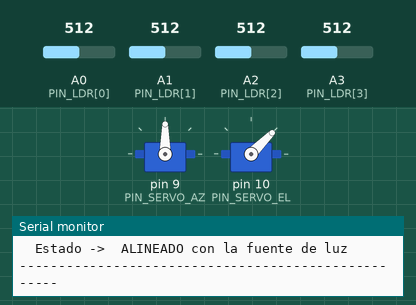
Simulated run of this sketch. Board: Arduino Uno, built with avr-gcc and run on an emulated ATmega328P. Shown: 2 × servo, the last lines printed to the serial monitor. The test bench sets the inputs (shaded band); at power-on: A0 (PIN_LDR[0]) = 512, A1 (PIN_LDR[1]) = 512, A3 (PIN_LDR[3]) = 512, A2 (PIN_LDR[2]) = 512.

Above: at 1.7 s.
1.8 s: A0 (PIN_LDR[0]) set to 534
4.0 s: A0 (PIN_LDR[0]) set to 560
At 5.04 s:
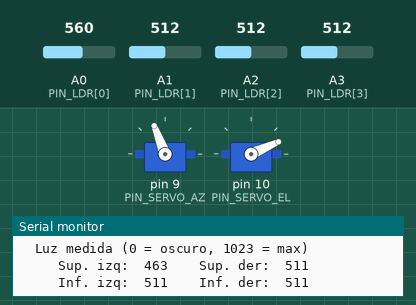
7.0 s: A1 (PIN_LDR[1]) set to 542
At 7.0 s:
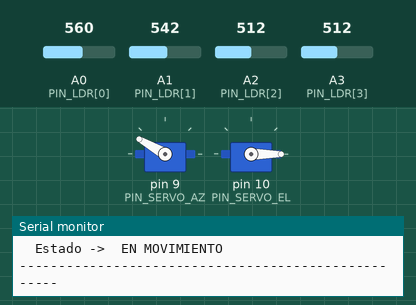
9.5 s: A3 (PIN_LDR[3]) set to 489
At 11.7 s:
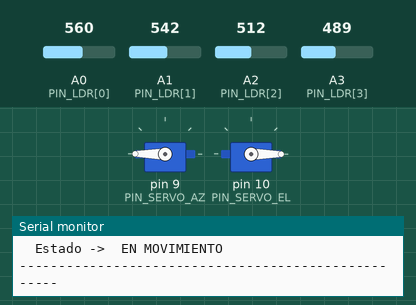
12.5 s: A2 (PIN_LDR[2]) set to 716
At 14.04 s:
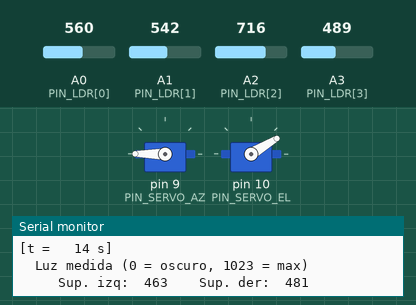
15.5 s: A2 (PIN_LDR[2]) set to 306
At 18.04 s:
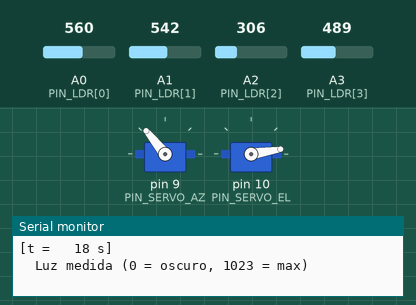
Timing chart, 0 to 21.0 s (numbered marks = the images above; inputs shaded):
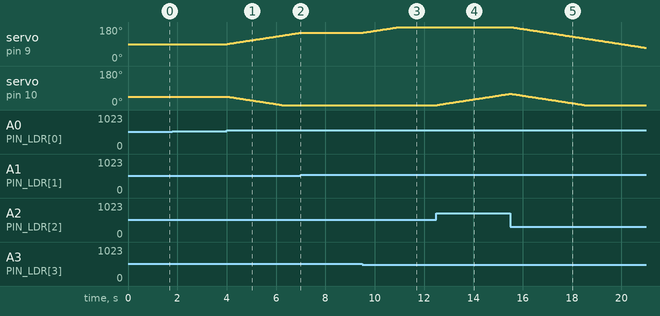

Measured:
- the behaviour switches between 542 and 543 on A0 (PIN_LDR[0]) (found by bisection; images 0 and 1)
- the behaviour switches between 529 and 530 on A1 (PIN_LDR[1]) (found by bisection; images 1 and 2)
- the behaviour switches between 500 and 499 on A3 (PIN_LDR[3]) (found by bisection; images 2 and 3)
- after the input at 4.0 s, servo on pin 9 (PIN_SERVO_AZ): moves from 90° to 150° over 3.0 s, starting at once; servo on pin 10 (PIN_SERVO_EL): moves from 45° to 0° over 2.2 s, starting at once
- after the input at 7.0 s, servo on pin 9 (PIN_SERVO_AZ): stays 150° (without the input it goes to 151° after 0.03 s)
- after the input at 9.5 s, servo on pin 9 (PIN_SERVO_AZ): moves from 150° to 180° over 1.4 s, starting at once
- after the input at 12.5 s, servo on pin 10 (PIN_SERVO_EL): moves from 0° to 60° over 3.0 s, starting at once
- after the input at 15.5 s, servo on pin 9 (PIN_SERVO_AZ): moves from 180° to 70° over 5.5 s, starting at once

The sketch:

seguidor_solar.ino
```cpp
/*
  Seguidor solar automático de dos ejes — Especialidad III
  Arduino Uno + 4 LDR + 2 servos SG90
  Control incremental con banda muerta (lazo cerrado)

  Orden LDR (vista frontal del panel):
    A0 = sup. izq   A1 = sup. der
    A2 = inf. izq   A3 = inf. der

  Monitor serie: 115200 baudios
  MODO_CSV = true  -> una linea por ciclo: t_ms,dH,dV,az,el (para graficar)
  MODO_CSV = false -> reporte legible cada 1 s
*/

#include <Servo.h>

// ---------------- Pines ----------------
const uint8_t PIN_LDR[4]   = {A0, A1, A2, A3};
const uint8_t PIN_SERVO_AZ = 9;
const uint8_t PIN_SERVO_EL = 10;

// ---------------- Control ----------------
const int BANDA_MUERTA      = 30;   // cuentas ADC (0-1023)
const int PASO              = 1;    // grados por ciclo
const unsigned long T_CICLO = 50;   // ms entre correcciones
const int SENTIDO_AZ        = +1;   // -1 si el montaje gira al revés
const int SENTIDO_EL        = +1;
const int AZ_MIN = 0, AZ_MAX = 180;
const int EL_MIN = 0, EL_MAX = 90;

// ---------------- Monitor serie ----------------
const unsigned long T_REPORTE = 1000;  // ms entre reportes
const bool MODO_CSV = false;           // true: salida CSV en cada ciclo

Servo servoAz, servoEl;
int az = 90, el = 45;                  // orientación inicial (grados)
unsigned long tCiclo = 0, tReporte = 0;
bool alineadoPrev = false;

// ---------- Utilidades de impresión ----------
void imprimirNum(long v, uint8_t ancho, bool conSigno) {
  char buf[12];
  if (conSigno) snprintf(buf, sizeof(buf), "%+ld", v);
  else          snprintf(buf, sizeof(buf), "%ld", v);
  for (int i = strlen(buf); i < ancho; i++) Serial.print(' ');
  Serial.print(buf);
}

void linea(char c) {
  for (int i = 0; i < 52; i++) Serial.print(c);
  Serial.println();
}

// Describe la acción de un eje
void imprimirEje(int d, int pos, int minPos, int maxPos,
                 const __FlashStringHelper* masLuz, const __FlashStringHelper* menosLuz) {
  imprimirNum(d, 5, true);
  if (abs(d) <= BANDA_MUERTA) {
    Serial.println(F("  -> equilibrado (en banda muerta)"));
    return;
  }
  bool tope = (pos == minPos || pos == maxPos);
  Serial.print(F("  -> mas luz "));
  Serial.print(d > 0 ? masLuz : menosLuz);
  Serial.println(tope ? F(" (TOPE alcanzado)") : F(", corrigiendo"));
}

void imprimirReporte(int luz[4], int dH, int dV, bool alineado) {
  Serial.print(F("[t = "));
  imprimirNum(millis() / 1000, 4, false);
  Serial.println(F(" s]"));

  Serial.println(F("  Luz medida (0 = oscuro, 1023 = max)"));
  Serial.print(F("     Sup. izq: ")); imprimirNum(luz[0], 4, false);
  Serial.print(F("    Sup. der: ")); imprimirNum(luz[1], 4, false); Serial.println();
  Serial.print(F("     Inf. izq: ")); imprimirNum(luz[2], 4, false);
  Serial.print(F("    Inf. der: ")); imprimirNum(luz[3], 4, false); Serial.println();

  Serial.println(F("  Diferencia de luz"));
  Serial.print(F("     Horizontal (der - izq): "));
  imprimirEje(dH, az, AZ_MIN, AZ_MAX, F("a la DERECHA"), F("a la IZQUIERDA"));
  Serial.print(F("     Vertical   (sup - inf): "));
  imprimirEje(dV, el, EL_MIN, EL_MAX, F("ARRIBA"), F("ABAJO"));

  Serial.print(F("  Panel  ->  Azimut: "));
  imprimirNum(az, 3, false);
  Serial.print(F(" grados   Elevacion: "));
  imprimirNum(el, 2, false);
  Serial.println(F(" grados"));

  Serial.print(F("  Estado ->  "));
  Serial.println(alineado ? F("ALINEADO con la fuente de luz") : F("EN MOVIMIENTO"));
  linea('-');
}

// ---------- Programa ----------
void leerLDR(int luz[4]) {
  for (int i = 0; i < 4; i++) {
    long s = 0;
    for (int k = 0; k < 4; k++) s += analogRead(PIN_LDR[i]);  // promedio 4 muestras
    // Divisor LDR a GND / 10 kΩ a 5 V: más luz -> menor voltaje.
    // Se invierte para que "luz" crezca con la iluminación.
    luz[i] = 1023 - (int)(s / 4);
  }
}

void setup() {
  Serial.begin(115200);
  servoAz.attach(PIN_SERVO_AZ);
  servoEl.attach(PIN_SERVO_EL);
  servoAz.write(az);
  servoEl.write(el);
  delay(500);

  if (MODO_CSV) {                        // encabezado para planilla
    Serial.println(F("t_ms,dH,dV,az,el"));
    return;
  }

  linea('=');
  Serial.println(F("   SEGUIDOR SOLAR DE DOS EJES  -  Especialidad III"));
  linea('=');
  Serial.print(F("  Banda muerta: ")); Serial.print(BANDA_MUERTA);
  Serial.print(F(" | Paso: "));        Serial.print(PASO);
  Serial.print(F(" grado | Ciclo: ")); Serial.print(T_CICLO);
  Serial.println(F(" ms"));
  Serial.print(F("  Posicion inicial -> Azimut: ")); Serial.print(az);
  Serial.print(F("   Elevacion: "));                  Serial.println(el);
  Serial.println(F("  Cambie la luz sobre los LDR para mover el panel."));
  linea('-');
}

void loop() {
  unsigned long ahora = millis();
  if (ahora - tCiclo < T_CICLO) return;
  tCiclo = ahora;

  // 1) Medir
  int luz[4];
  leerLDR(luz);

  // 2) Comparar: error diferencial por eje
  int dH = (luz[1] + luz[3]) - (luz[0] + luz[2]);   // derecha - izquierda
  int dV = (luz[0] + luz[1]) - (luz[2] + luz[3]);   // arriba - abajo

  // 3) Actuar: paso fijo solo fuera de la banda muerta
  if (abs(dH) > BANDA_MUERTA) az = constrain(az + SENTIDO_AZ * (dH > 0 ? PASO : -PASO), AZ_MIN, AZ_MAX);
  if (abs(dV) > BANDA_MUERTA) el = constrain(el + SENTIDO_EL * (dV > 0 ? PASO : -PASO), EL_MIN, EL_MAX);
  servoAz.write(az);
  servoEl.write(el);

  // 4a) Salida CSV: una linea por ciclo
  if (MODO_CSV) {
    Serial.print(ahora); Serial.print(',');
    Serial.print(dH);    Serial.print(',');
    Serial.print(dV);    Serial.print(',');
    Serial.print(az);    Serial.print(',');
    Serial.println(el);
    return;
  }

  // 4b) Reporte: periodico o inmediato si cambia el estado
  bool alineado = abs(dH) <= BANDA_MUERTA && abs(dV) <= BANDA_MUERTA;
  if (alineado != alineadoPrev || ahora - tReporte >= T_REPORTE) {
    if (alineado && !alineadoPrev) Serial.println(F(">>> Panel alineado: ambos ejes dentro de la banda muerta"));
    if (!alineado && alineadoPrev) Serial.println(F(">>> Cambio de luz detectado: reorientando panel"));
    imprimirReporte(luz, dH, dV, alineado);
    tReporte = ahora;
  }
  alineadoPrev = alineado;
}
```
